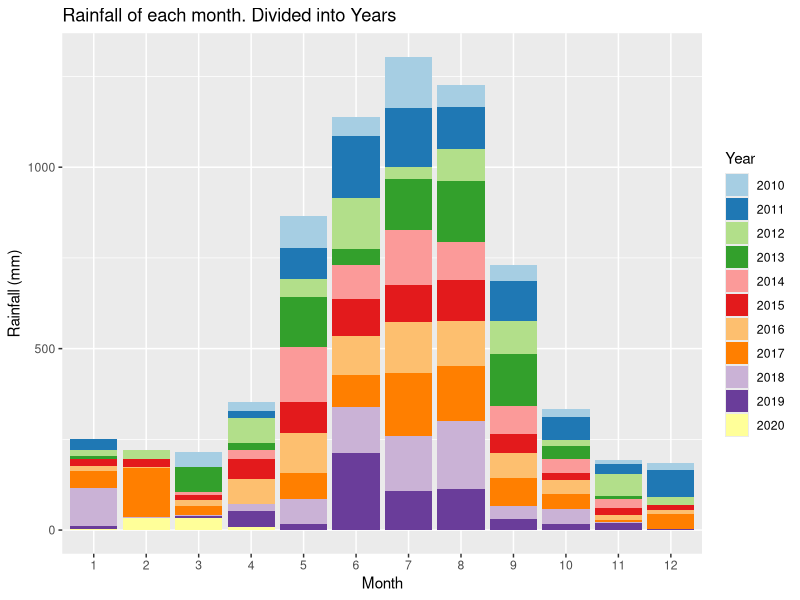
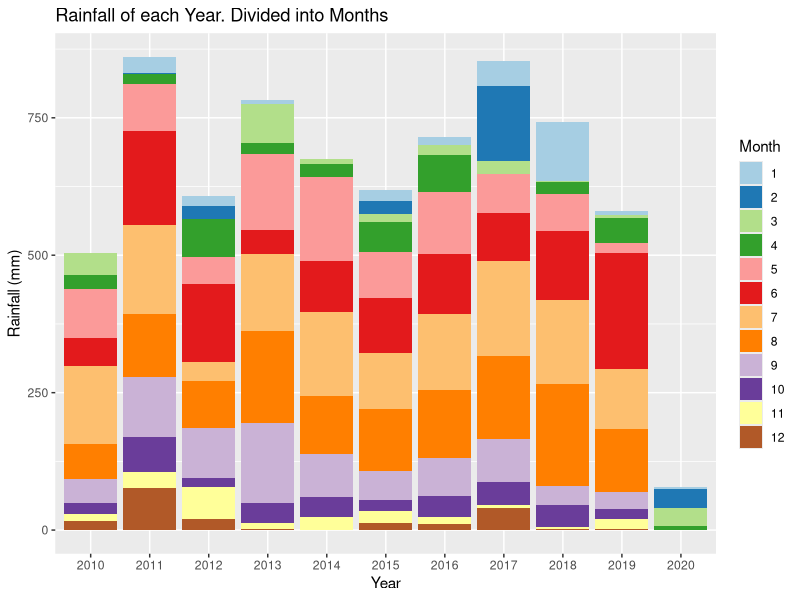
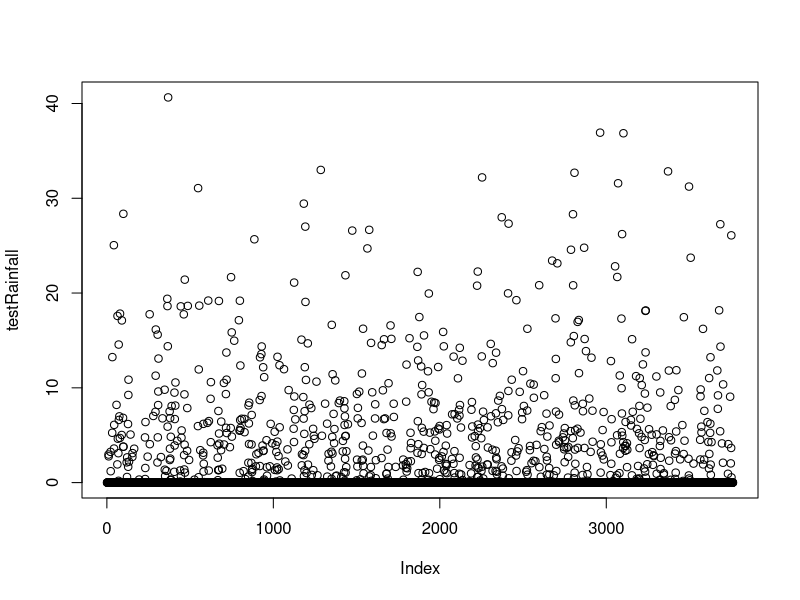
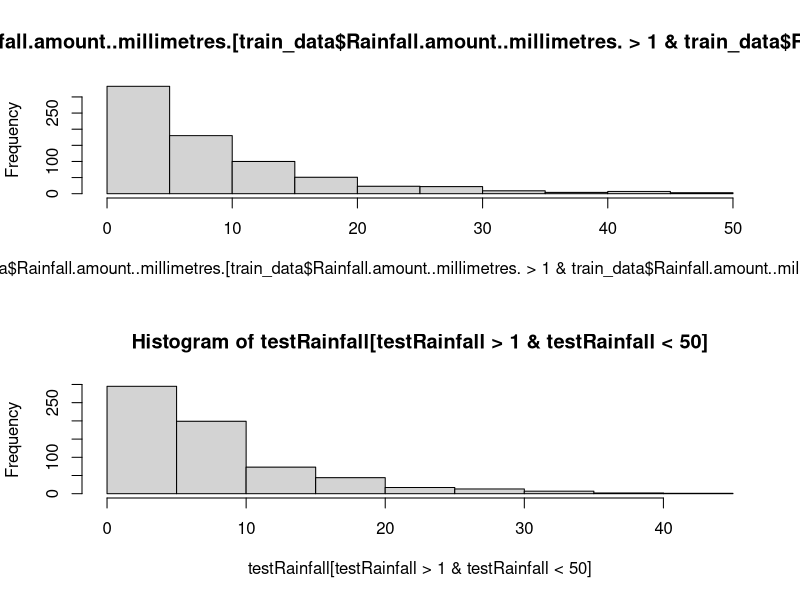
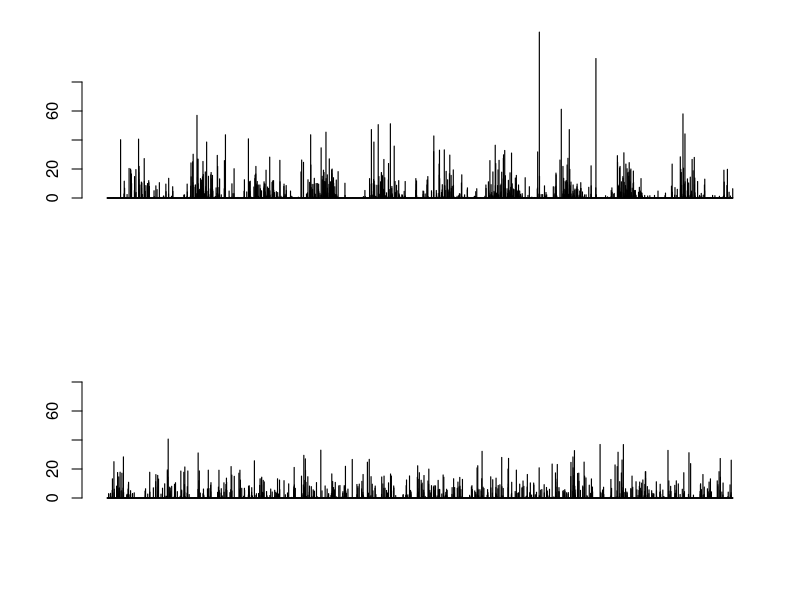

Generate these figures, in order, with R:
## ---- chunk 1
knitr::opts_chunk$set(echo = TRUE)
## ---- chunk 2
print('test')
## ---- chunk 3
data <-  read.csv("IDCJAC0009_009225_1800_Data.csv")
weather_data <- data
weather_data <- weather_data[which(is.na(weather_data$Rainfall.amount..millimetres.) == FALSE),]
## ---- chunk 4
range(weather_data$Year)
unique(weather_data$Bureau.of.Meteorology.station.number)
unique(weather_data$Product.code)
## ---- chunk 5
table(weather_data$Year, weather_data$Quality)
## ---- chunk 6
weather_data$date <- do.call(paste, c(weather_data[c("Day", "Month", "Year")], sep = "-"))
## ---- chunk 7
state <- function(x){
  stateList <- c()
  for(ii in 1:length(x)){
    if(x[ii] < 1){
      stateList <- c(stateList, "dry")
    }
    if(x[ii] >= 1){
      stateList <- c(stateList, "wet")
    }
  }
  return(stateList)
}
weather_data$state <- state(weather_data$Rainfall.amount..millimetres.)
## ---- chunk 8
transitionState <- function(x){
  transitionStateList <- c('') #can't find transition state of first observation
  for(i in 2:length(x)){
    if(x[i] == "dry"){
      if (x[i-1] == "dry"){
        transitionStateList <- c(transitionStateList, "DryToDry")
      }
      else {
        transitionStateList <- c(transitionStateList, "WetToDry")
      }
    }
    if(x[i] == "wet"){
      if (x[i-1] == "dry"){
        transitionStateList <- c(transitionStateList, "DryToWet")
      }
      else {
        transitionStateList <- c(transitionStateList, "WetToWet")
      }
    }
  }
  return(transitionStateList)
}
weather_data$transitionState <- transitionState(weather_data$state)
## ---- chunk 9
train_data <- subset(weather_data, Year >= 2010)
library(ggplot2)
library(RColorBrewer)
# some plots of rainfall data grouped by year and month

ggplot(train_data, aes(x = factor(Month), y = train_data$Rainfall.amount..millimetres., fill = factor(Year))) + 
  geom_bar(stat = "identity") + 
  scale_fill_brewer(palette = "Paired") + 
  xlab("Month")+
  ylab("Rainfall (mm)")+
  labs(fill = "Year")+
  ggtitle("Rainfall of each month. Divided into Years")

ggplot(train_data, aes(x = factor(Year), y = train_data$Rainfall.amount..millimetres., fill = factor(Month))) + 
  geom_bar(stat = "identity") + 
  scale_fill_brewer(palette = "Paired") + 
  xlab("Year")+
  ylab("Rainfall (mm)")+
  labs(fill = "Month")+
  ggtitle("Rainfall of each Year. Divided into Months")
## ---- chunk 10
table(train_data$Month, train_data$Year)
## ---- chunk 11
#Calculating transition state probabilities, in general (no respect to month/season)
weatherTable <- table(train_data$transitionState)

probWetToWet = weatherTable['WetToWet'] / (weatherTable['WetToWet'] + weatherTable['WetToDry'])
probWetToWet

probDryToDry = weatherTable['DryToDry'] / (weatherTable['DryToDry'] + weatherTable['DryToWet'])
probDryToDry
## ---- chunk 12
#Basic generator i hope - no seasonal variation

currentState = "dry" #can make this into a random choice later
                                              #choosing next state depending on probs calculated above
generateRainfallBasic <- function(genLength){
  rainAmountList <- c()
  for (i3 in 1:genLength){
    if (currentState == "dry"){
      if (runif(1) < probDryToDry){
        currentState = "dry"
      }
      else{
        currentState = "wet"
      }
    }
    else if (currentState == "wet"){
      if (runif(1) < probWetToWet){
        currentState = "wet"
      }
      else{
        currentState = "dry"
      }
    }
                                      #generating amount of rainfall if state is wet, else 0
    if (currentState == "wet"){
      rainAmount <- rexp(1, rate = 0.15) #CHANGE RATE AND/OR DISTRIBUTION LATER, 0.1 is close, but not exact to the actual distribtion, think rate  is just 1/stdev
      rainAmountList <- c(rainAmountList, rainAmount)
    }
    else{
      rainAmountList <- c(rainAmountList, 0)
    }
  }
  return(rainAmountList)
}
## ---- chunk 13
#testing basic generator
testRainfall = generateRainfallBasic(3761)
plot(testRainfall)

par(mfrow=c(2,1))
hist(train_data$Rainfall.amount..millimetres.[train_data$Rainfall.amount..millimetres.>1 & train_data$Rainfall.amount..millimetres.<50])
hist(testRainfall[testRainfall > 1 & testRainfall <50])

par(mfrow=c(2,1))
barplot(train_data$Rainfall.amount..millimetres., ylim = c(0,80))
barplot(testRainfall, ylim = c(0,80))
